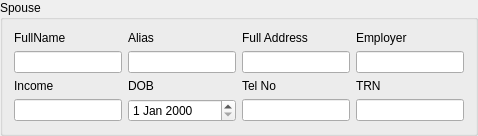
                      <widget class="QGroupBox" name="grpGspouse">
                       <property name="sizePolicy">
                        <sizepolicy hsizetype="Expanding" vsizetype="Preferred">
                         <horstretch>0</horstretch>
                         <verstretch>0</verstretch>
                        </sizepolicy>
                       </property>
                       <property name="title">
                        <string>Spouse</string>
                       </property>
                       <layout class="QGridLayout" name="gridLayout_19">
                        <item row="0" column="0">
                         <widget class="QLabel" name="label_109">
                          <property name="text">
                           <string>FullName</string>
                          </property>
                         </widget>
                        </item>
                        <item row="0" column="1">
                         <widget class="QLabel" name="label_110">
                          <property name="text">
                           <string>Alias</string>
                          </property>
                         </widget>
                        </item>
                        <item row="0" column="2">
                         <widget class="QLabel" name="label_111">
                          <property name="text">
                           <string>Full Address</string>
                          </property>
                         </widget>
                        </item>
                        <item row="0" column="3">
                         <widget class="QLabel" name="label_112">
                          <property name="text">
                           <string>Employer</string>
                          </property>
                         </widget>
                        </item>
                        <item row="1" column="0">
                         <widget class="QLineEdit" name="lineGSpouseFullName">
                          <property name="enabled">
                           <bool>true</bool>
                          </property>
                         </widget>
                        </item>
                        <item row="1" column="1">
                         <widget class="QLineEdit" name="lineGSpouseAlias">
                          <property name="enabled">
                           <bool>true</bool>
                          </property>
                         </widget>
                        </item>
                        <item row="1" column="2">
                         <widget class="QLineEdit" name="lineGSpouseFullAddress">
                          <property name="enabled">
                           <bool>true</bool>
                          </property>
                         </widget>
                        </item>
                        <item row="1" column="3">
                         <widget class="QLineEdit" name="lineGSpouseEmployer">
                          <property name="enabled">
                           <bool>true</bool>
                          </property>
                         </widget>
                        </item>
                        <item row="2" column="0">
                         <widget class="QLabel" name="label_113">
                          <property name="text">
                           <string>Income</string>
                          </property>
                         </widget>
                        </item>
                        <item row="2" column="1">
                         <widget class="QLabel" name="label_114">
                          <property name="text">
                           <string>DOB</string>
                          </property>
                         </widget>
                        </item>
                        <item row="2" column="2">
                         <widget class="QLabel" name="label_115">
                          <property name="text">
                           <string>Tel No</string>
                          </property>
                         </widget>
                        </item>
                        <item row="2" column="3">
                         <widget class="QLabel" name="label_116">
                          <property name="text">
                           <string>TRN</string>
                          </property>
                         </widget>
                        </item>
                        <item row="3" column="1">
                         <widget class="QDateEdit" name="dateGSpouseDOB">
                          <property name="enabled">
                           <bool>true</bool>
                          </property>
                         </widget>
                        </item>
                        <item row="3" column="3">
                         <widget class="QLineEdit" name="lineGSpouseTRN">
                          <property name="enabled">
                           <bool>true</bool>
                          </property>
                         </widget>
                        </item>
                        <item row="3" column="2">
                         <widget class="QLineEdit" name="lineGSpouseTelNo">
                          <property name="enabled">
                           <bool>true</bool>
                          </property>
                         </widget>
                        </item>
                        <item row="3" column="0">
                         <widget class="QLineEdit" name="lineGSpouseSalaryAmount">
                          <property name="enabled">
                           <bool>true</bool>
                          </property>
                         </widget>
                        </item>
                       </layout>
                      </widget>
